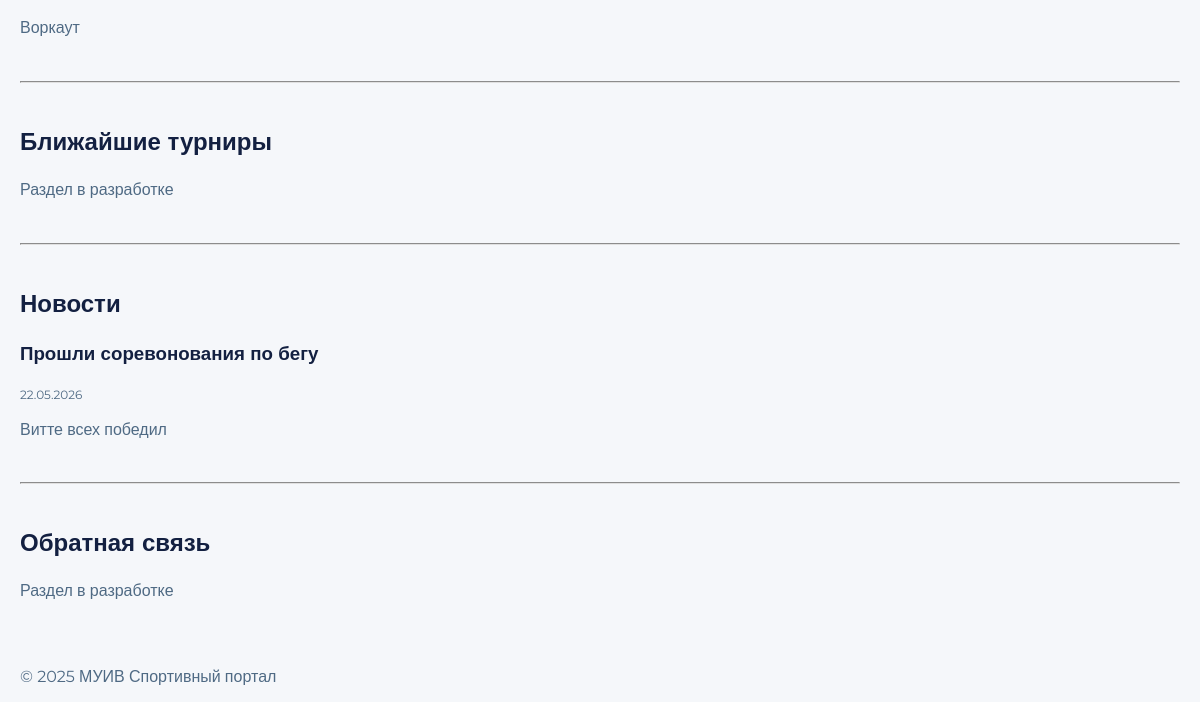
Before: / (lower part) with the older database file.
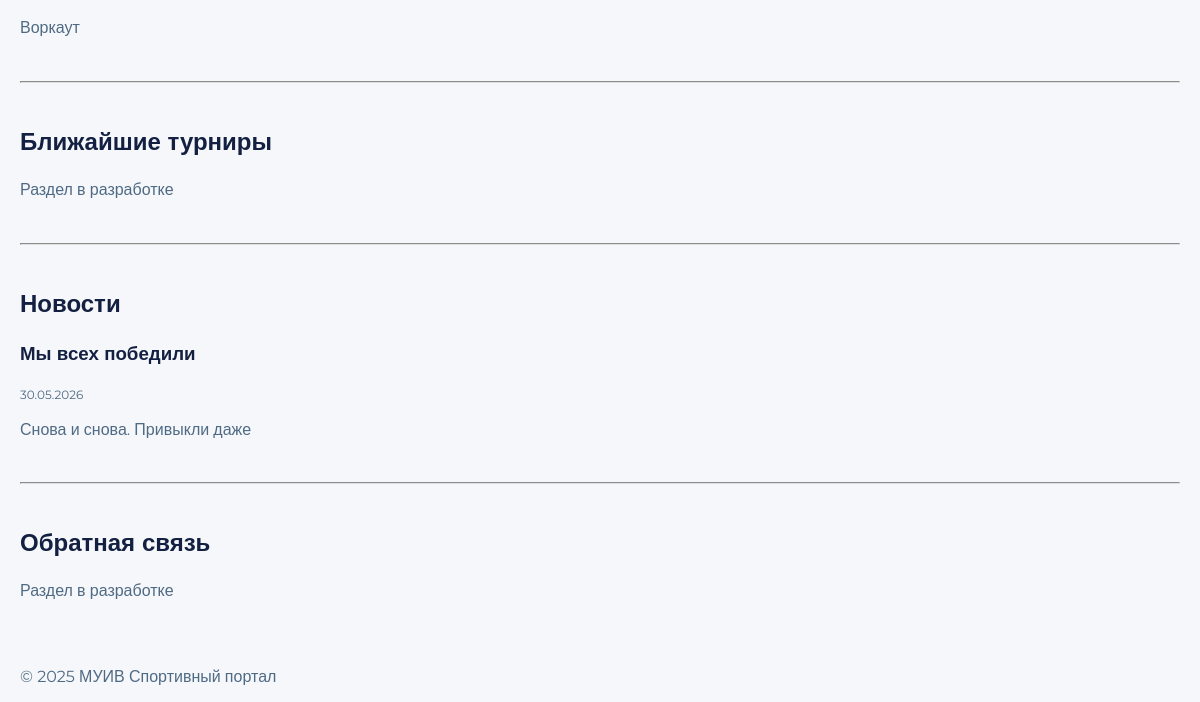
After: the same page with the newer database file.
### main/models.py (models this page shows, shortened)
class Sport(models.Model):
    name        = models.CharField(max_length=100, verbose_name='Название')
    description = models.TextField(verbose_name='Описание')
    class Meta:
        verbose_name        = 'Вид спорта'
        verbose_name_plural = 'Виды спорта'

class News(models.Model):
    title   = models.CharField(max_length=200, verbose_name='Заголовок')
    content = models.TextField(verbose_name='Текст')
    created = models.DateTimeField(auto_now_add=True, verbose_name='Дата публикации')
    class Meta:
        verbose_name        = 'Новость'
        verbose_name_plural = 'Новости'
        ordering            = ['-created']

### main/views.py (the view)
# urls.py: path('', views.index, name='index'),
def index(request):
    sports = Sport.objects.all()
    news   = News.objects.all()
    return render(request, 'index.html', {
        'sports': sports,
        'news':   news,
    })

### templates/index.html (shortened to what this page needs)
{% extends 'base.html' %}
{% block content %}
<div class="container">
  <section style="margin-bottom: 40px;">
    {% for sport in sports %}
      <div class="card" style="margin-bottom: 12px;">
        <p>{{ sport.description }}</p>
      </div>
    {% empty %}
      <p>Виды спорта не добавлены</p>
    {% endfor %}
  </section>
  <hr style="border-color: var(--border); margin-bottom: 40px;">
  <section style="margin-bottom: 40px;">
    <h2>Ближайшие турниры</h2>
    <p style="color: var(--muted);">Раздел в разработке</p>
  </section>
  <hr style="border-color: var(--border); margin-bottom: 40px;">
  <section style="margin-bottom: 40px;">
    <h2>Новости</h2>
    {% for item in news %}
      <div class="card" style="margin-bottom: 12px;">
        <h3>{{ item.title }}</h3>
        <p style="font-size: 12px; color: var(--muted);">{{ item.created|date:"d.m.Y" }}</p>
        <p>{{ item.content }}</p>
      </div>
    {% empty %}
      <p>Новости не добавлены</p>
    {% endfor %}
  </section>
  <hr style="border-color: var(--border); margin-bottom: 40px;">
  <section style="margin-bottom: 60px;">
    <h2>Обратная связь</h2>
    <p style="color: var(--muted);">Раздел в разработке</p>
  </section>
</div>
{% endblock %}

Changed rows visible on the page:
removed News: title "Прошли соревонования по бегу", created "22.05.2026", content "Витте всех победил"
added News: title "Мы всех победили", created "30.05.2026", content "Снова и снова. Привыкли даже"
